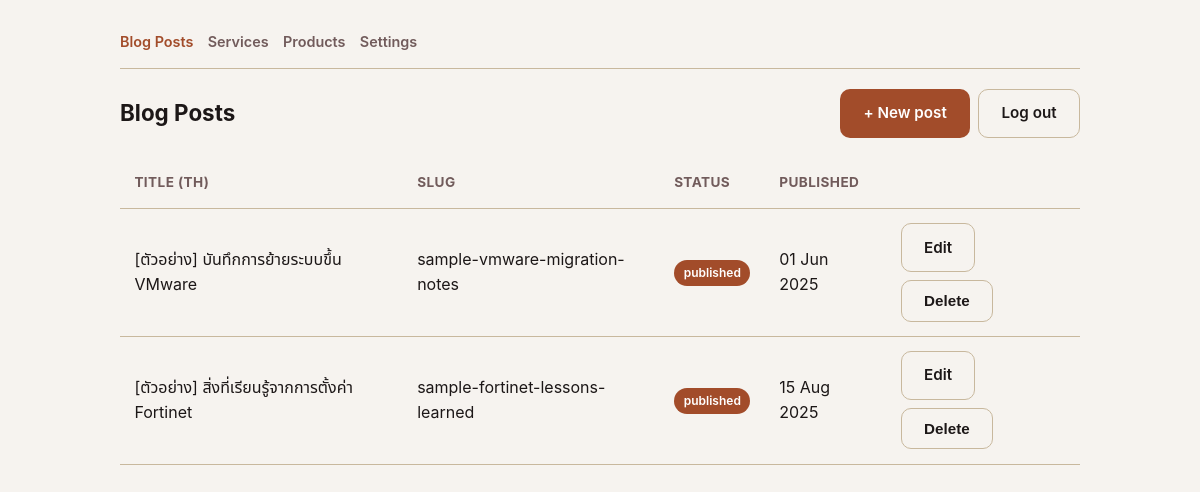
The page /admin/index.php (signed in) on the database its author committed.
### tables this page shows
CREATE TABLE IF NOT EXISTS blog_posts (
    id INT UNSIGNED AUTO_INCREMENT PRIMARY KEY,
    slug VARCHAR(160) NOT NULL UNIQUE,
    title_th VARCHAR(255) NOT NULL,
    title_en VARCHAR(255) NOT NULL,
    excerpt_th VARCHAR(500) NOT NULL,
    excerpt_en VARCHAR(500) NOT NULL,
    content_th TEXT NOT NULL,
    content_en TEXT NOT NULL,
    status ENUM('draft', 'published') NOT NULL DEFAULT 'draft',
    published_at DATETIME NULL,
    created_at TIMESTAMP NOT NULL DEFAULT CURRENT_TIMESTAMP,
    updated_at TIMESTAMP NOT NULL DEFAULT CURRENT_TIMESTAMP ON UPDATE CURRENT_TIMESTAMP
);

### includes/db.php (called while the page is built, shortened)
<?php
function get_db(): PDO
{
    static $pdo = null;
    if ($pdo === null) {
        $host = env_get('DB_HOST') ?: 'localhost';
        $dbname = env_get('DB_NAME') ?: 'p1_home_blog';
        $user = env_get('DB_USER') ?: 'root';
        $pass = env_get('DB_PASS') ?: '';
        $pdo = new PDO(
            "mysql:host={$host};dbname={$dbname};charset=utf8mb4",
            $user,
            $pass,
            [
                PDO::ATTR_ERRMODE => PDO::ERRMODE_EXCEPTION,
                PDO::ATTR_DEFAULT_FETCH_MODE => PDO::FETCH_ASSOC,
            ]
        );
    }
    return $pdo;
}

### admin/index.php (the view, shortened to what this page needs)
<?php
require __DIR__ . '/../includes/db.php';
$posts = get_db()->query(
    "SELECT id, slug, title_th, status, published_at
     FROM blog_posts
     ORDER BY updated_at DESC"
)->fetchAll();
?>
<!DOCTYPE html>
<html lang="en">
<head>
    <link rel="stylesheet" href="../assets/css/style.css">
    <link rel="stylesheet" href="../assets/css/admin.css">
</head>
<body>
<div class="admin-shell">
    <nav class="admin-subnav">
        <a href="index.php" class="is-active">Blog Posts</a>
        <a href="services.php">Services</a>
        <a href="products.php">Products</a>
        <a href="settings.php">Settings</a>
    </nav>
    <div class="admin-topbar">
        <h1 class="admin-title">Blog Posts</h1>
        <div class="admin-actions">
            <a class="btn btn-primary" href="post-form.php">+ New post</a>
            <a class="btn btn-outline" href="logout.php">Log out</a>
        </div>
    </div>
    <?php if (empty($posts)): ?>
        <p>No posts yet.</p>
    <?php else: ?>
        <table class="admin-table">
            <thead>
                <tr>
                    <th>Title (TH)</th>
                    <th>Slug</th>
                    <th>Status</th>
                    <th>Published</th>
                    <th></th>
                </tr>
            </thead>
            <tbody>
                <?php foreach ($posts as $post): ?>
                    <tr>
                        <td><?= htmlspecialchars($post['title_th']) ?></td>
                        <td><?= htmlspecialchars($post['slug']) ?></td>
                        <td>
                            <span class="admin-badge <?= $post['status'] === 'published' ? 'published' : 'draft' ?>">
                                <?= htmlspecialchars($post['status']) ?>
                            </span>
                        </td>
                        <td><?= $post['published_at'] ? htmlspecialchars(date('d M Y', strtotime($post['published_at']))) : '—' ?></td>
                        <td>
                            <div class="admin-actions">
                                <a class="btn btn-outline" href="post-form.php?id=<?= (int) $post['id'] ?>">Edit</a>
                                <form method="post" action="delete.php" onsubmit="return confirm('Delete this post? This cannot be undone.');">
                                    <button type="submit" class="btn btn-outline">Delete</button>
                                </form>
                            </div>
                        </td>
                    </tr>
                <?php endforeach; ?>
            </tbody>
        </table>
    <?php endif; ?>
</div>
</body>
</html>

### assets/css/style.css (style rules this page uses)
:root { --color-bone-50: #f6f3ef; --color-bone-100: #ede7de; --color-bone-200: #dad0be; --color-bone-300: #c8b89d; --color-bone-400: #b6a17c; --color-bone-500: #a3895c; --color-bone-600: #836e49; --color-bone-700: #625237; --color-bone-800: #413725; --color-bone-900: #211b12; --color-bone-950: #17130d; --color-floral-white-50: #f9f5eb; --color-floral-white-100: #f4ead7; --color-floral-white-200: #e8d5b0; --color-floral-white-300: #ddc188; --color-floral-white-400: #d1ac61; --color-floral-white-500: #c69739; --color-floral-white-600: #9e792e; --color-floral-white-700: #775b22; --color-floral-white-800: #4f3c17; --color-floral-white-900: #281e0b; --color-floral-white-950: #1c1508; --color-dark-coffee-50: #f8f2ed; --color-dark-coffee-100: #f1e5da; --color-dark-coffee-200: #e2cbb6; --color-dark-coffee-300: #d4b191; --color-dark-coffee-400: #c6986c; --color-dark-coffee-500: #b87e47; --color-dark-coffee-600: #936539; --color-dark-coffee-700: #6e4b2b; --color-dark-coffee-800: #49321d; --color-dark-coffee-900: #25190e; --color-dark-coffee-950: #1a120a; --color-rusty-spice-50: #faefeb; --color-rusty-spice-100: #f5dfd6; --color-rusty-spice-200: #eabfae; --color-rusty-spice-300: #e09f85; --color-rusty-spice-400: #d57f5d; --color-rusty-spice-500: #cb5f34; --color-rusty-spice-600: #a24c2a; --color-rusty-spice-700: #7a391f; --color-rusty-spice-800: #512615; --color-rusty-spice-900: #29130a; --color-rusty-spice-950: #1c0d07; --color-coffee-bean-50: #f4f1f1; --color-coffee-bean-100: #e8e3e3; --color-coffee-bean-200: #d2c6c6; --color-coffee-bean-300: #bbaaaa; --color-coffee-bean-400: #a48e8e; --color-coffee-bean-500: #8e7171; --color-coffee-bean-600: #715b5b; --color-coffee-bean-700: #554444; --color-coffee-bean-800: #392d2d; --color-coffee-bean-900: #1c1717; --color-coffee-bean-950: #141010; --color-bg: var(--color-bone-50); --color-bg-alt: var(--color-bone-100); --color-text: var(--color-coffee-bean-900); --color-text-muted: var(--color-coffee-bean-600); --color-border: var(--color-bone-300); --color-accent: var(--color-rusty-spice-600); --color-accent-hover: var(--color-rusty-spice-700); --color-dark-bg: var(--color-coffee-bean-900); --color-dark-bg-alt: var(--color-coffee-bean-800); --color-dark-text: var(--color-bone-50); --color-dark-text-muted: var(--color-bone-300); --color-dark-border: var(--color-coffee-bean-700); --color-accent-on-dark: var(--color-rusty-spice-400); --max-width: 960px; --radius: 10px; --space-1: 0.5rem; --space-2: 0.9rem; --space-3: 1.25rem; --space-4: 1.9rem; --space-5: 2.75rem; }
* { box-sizing: border-box; }
html { scroll-behavior: smooth; }
body { margin: 0; font-family: -apple-system, BlinkMacSystemFont, "Segoe UI", "Noto Sans Thai", Roboto, Helvetica, Arial, sans-serif; color: var(--color-text); background: var(--color-bg); line-height: 1.6; }
a { color: var(--color-accent); text-decoration: none; }
.btn { display: inline-block; padding: 0.7rem 1.4rem; border-radius: var(--radius); font-weight: 600; font-size: 0.95rem; border: 1px solid transparent; cursor: pointer; transition: background-color 0.2s ease, border-color 0.2s ease, transform 0.15s ease, box-shadow 0.2s ease; }
.btn-primary { background: var(--color-accent); color: #fff; }
.btn-outline { background: transparent; border-color: var(--color-border); color: var(--color-text); }

### rows shown on the page
blog_posts: title_th "[ตัวอย่าง] บันทึกการย้ายระบบขึ้น VMware", slug "sample-vmware-migration-notes", status "published", published_at "01 Jun 2025"
blog_posts: title_th "[ตัวอย่าง] สิ่งที่เรียนรู้จากการตั้งค่า Fortinet", slug "sample-fortinet-lessons-learned", status "published", published_at "15 Aug 2025"
